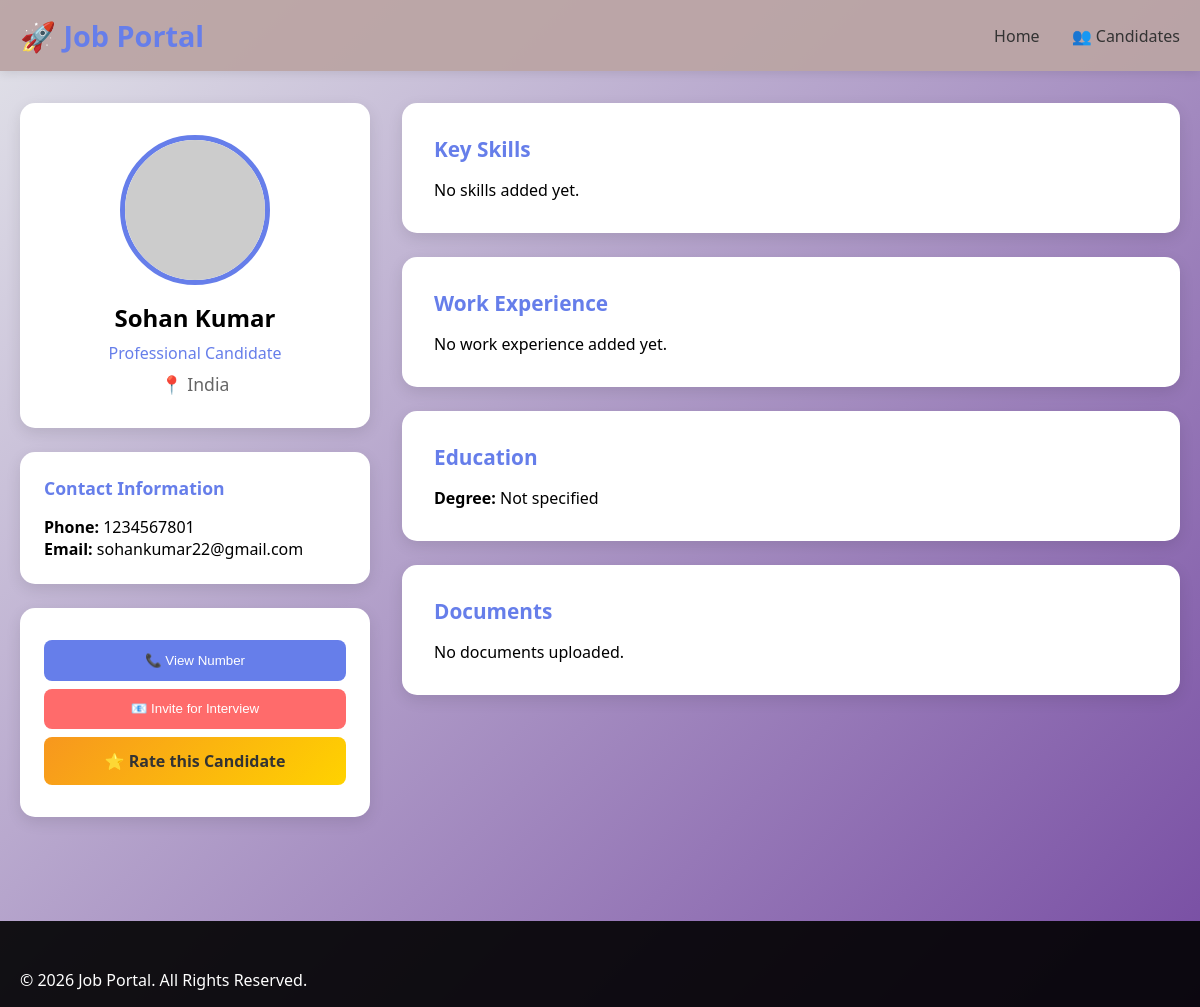
The app's page /profile/Sohan Kumar/ with its own data.
### jobs/models.py (models this page shows, shortened)
class UserProfile(models.Model):
    ROLE_CHOICES = [
        ('seeker', 'Job Seeker'),
        ('employer', 'Employer'),
    ]
    user = models.OneToOneField(
        User,
        on_delete=models.CASCADE,
        related_name="profile"
    )
    role = models.CharField(max_length=10, choices=ROLE_CHOICES)
    phone = models.CharField(max_length=15, blank=True)
    whatsapp = models.CharField(max_length=15, blank=True)
    resume = models.FileField(upload_to='resumes/', blank=True, null=True)
    company_name = models.CharField(max_length=200, blank=True)
    resume_headline = models.CharField(max_length=300, blank=True)
    key_skills = models.TextField(blank=True)
    employment = models.TextField(blank=True)
    degree = models.CharField(max_length=200, blank=True)
    education = models.TextField(blank=True)
    it_skills = models.TextField(blank=True)
    projects = models.TextField(blank=True)
    profile_summary = models.TextField(blank=True)
    accomplishments = models.TextField(blank=True)
    career_profile = models.TextField(blank=True)
    speaks = models.CharField(max_length=200, blank=True)
    location = models.CharField(max_length=200, blank=True)
    skills = models.TextField(blank=True)
    expected_salary = models.CharField(max_length=100, blank=True)
    aadhar_card = models.FileField(upload_to='documents/', blank=True, null=True)
    bank_documents = models.FileField(upload_to='documents/', blank=True, null=True)
    work_experience = models.TextField(blank=True)
    date_of_birth = models.DateField(null=True, blank=True)
    gender = models.CharField(max_length=10, blank=True)
    marital_status = models.CharField(max_length=20, blank=True)
    address = models.TextField(blank=True)

### jobs/views.py (the view)
# urls.py: path('profile/<str:username>/', views.seeker_profile, name='seeker_profile'),
def seeker_profile(request, username):
    user = get_object_or_404(User, username=username)
    profile = get_object_or_404(UserProfile, user=user, role='seeker')
    return render(request, 'seeker_profile.html', {
        'profile': profile
    })

### templates/seeker_profile.html (shortened to what this page needs)
{% load static %}
<!DOCTYPE html>
<html lang="en">
<head>
    <link rel="stylesheet" href="{% static 'css/style.css' %}">
</head>
<body>
    <header>
        <nav class="navbar">
            <div class="container">
                <h1 class="logo">🚀 Job Portal</h1>
                <ul class="nav-links">
                    <li><a href="/">Home</a></li>
                    <li><a href="{% url 'candidates_list' %}">👥 Candidates</a></li>
                </ul>
            </div>
        </nav>
    </header>
    <section class="profile-view-section">
        <div class="container">
            <div class="profile-layout">
                <div class="profile-sidebar">
                    <div class="profile-photo-box">
                        <div class="profile-photo">
                            {% if profile.profile_image %}
                            <img src="{{ profile.profile_image.url }}" alt="Profile Image">
                            {% else %}
                            <img src="https://ui-avatars.com/api/?name={{ profile.user.username }}&size=200&background=667eea&color=fff"
                                alt="Profile Image">
                            {% endif %}
                        </div>
                        <h2>{{ profile.user.get_full_name|default:profile.user.username }}</h2>
                        <p class="profile-headline">{{ profile.resume_headline|default:"Professional Candidate" }}</p>
                        <p class="profile-location">📍 {{ profile.location|default:"India" }}</p>
                    </div>
                    <div class="profile-contact-box">
                        <h3>Contact Information</h3>
                        <p><strong>Phone:</strong> {{ profile.phone|default:"Not provided" }}</p>
                        <p><strong>Email:</strong> {{ profile.user.email }}</p>
                    </div>
                    <div class="profile-actions-box">
                        {% if profile.phone %}
                        <button class="btn-action-full" onclick="alert('📞 Phone: {{ profile.phone }}')">📞 View
                            Number</button>
                        {% endif %}
                        <button class="btn-action-full btn-invite-full"
                            onclick="alert('📧 Email: {{ profile.user.email }}\n\nYou can send interview invitation to this email.')">📧
                            Invite for Interview</button>
                        <a href="{% url 'rating_options' %}" target="_blank" class="btn-action-full"
                            style="text-align:center; background: linear-gradient(135deg, #f7971e, #ffd200); color: #333; font-weight: 600;">⭐
                            Rate this Candidate</a>
                    </div>
                </div>
                <div class="profile-content">
                    <div class="content-box">
                        <h3>Key Skills</h3>
                        {% if profile.key_skills %}
                        <div class="skills-tags">
                            {% for skill in profile.key_skills.split %}
                            <span class="skill-tag">{{ skill }}</span>
                            {% endfor %}
                        </div>
                        {% else %}
                        <p>No skills added yet.</p>
                        {% endif %}
                    </div>
                    <div class="content-box">
                        <h3>Work Experience</h3>
                        {% if profile.employment %}
                        <p>{{ profile.employment|linebreaks }}</p>
                        {% else %}
                        <p>No work experience added yet.</p>
                        {% endif %}
                    </div>
                    <div class="content-box">
                        <h3>Education</h3>
                        <p><strong>Degree:</strong> {{ profile.degree|default:"Not specified" }}</p>
                    </div>
                    <div class="content-box">
                        <h3>Documents</h3>
                        {% if profile.resume %}
                        <p><a href="{{ profile.resume.url }}" target="_blank">Download Resume</a></p>
                        {% else %}
                        <p>No documents uploaded.</p>
                        {% endif %}
                    </div>
                </div>
            </div>
        </div>
    </section>
    <footer>
        <div class="container">
            <p>&copy; 2026 Job Portal. All Rights Reserved.</p>
        </div>
    </footer>
</body>
</html>

### static/css/style.css (style rules this page uses)
* { margin: 0; padding: 0; box-sizing: border-box; }
body { font-family: 'Segoe UI', Tahoma, Geneva, Verdana, sans-serif; background: linear-gradient(135deg, #e2e3e9 0%, #764ba2 100%); min-height: 100vh; }
.container { max-width: 1500px; margin: 0 auto; padding: 0 20px; }
.navbar { background: rgba(187, 165, 165, 0.95); padding: 1rem 0; box-shadow: 0 2px 10px rgba(0,0,0,0.1); }
.navbar .container { display: flex; justify-content: space-between; align-items: center; }
.logo { font-size: 1.8rem; color: #667eea; font-weight: bold; }
.nav-links { display: flex; list-style: none; gap: 2rem; }
.nav-links a { text-decoration: none; color: #333; font-weight: 500; transition: color 0.3s; }
footer { background: rgba(0,0,0,0.9); color: white; padding: 3rem 0 1rem; margin-top: 3rem; }
.profile-location { color: #666; font-size: 1.1rem; }
.profile-view-section { min-height: 80vh; padding: 2rem 0; }
.profile-layout { display: grid; grid-template-columns: 350px 1fr; gap: 2rem; }
.profile-sidebar { position: sticky; top: 20px; height: fit-content; }
.profile-photo-box { background: white; padding: 2rem; border-radius: 15px; text-align: center; margin-bottom: 1.5rem; box-shadow: 0 5px 15px rgba(0,0,0,0.1); }
.profile-photo { width: 150px; height: 150px; margin: 0 auto 1rem; border-radius: 50%; overflow: hidden; border: 5px solid #667eea; }
.profile-photo img { width: 100%; height: 100%; object-fit: cover; }
.profile-headline { color: #667eea; font-weight: 500; margin: 0.5rem 0; }
.profile-contact-box, .profile-rating-box, .profile-actions-box { background: white; padding: 1.5rem; border-radius: 15px; margin-bottom: 1.5rem; box-shadow: 0 5px 15px rgba(0,0,0,0.1); }
.profile-contact-box h3, .profile-rating-box h3 { color: #667eea; margin-bottom: 1rem; font-size: 1.1rem; }
.btn-action-full { display: block; width: 100%; padding: 0.8rem; margin: 0.5rem 0; background: #667eea; color: white; text-align: center; text-decoration: none; border: none; border-radius: 8px; cursor: pointer; transition: background 0.3s; }
.btn-invite-full { background: #ff6b6b; }
.profile-content { display: flex; flex-direction: column; gap: 1.5rem; }
.content-box { background: white; padding: 2rem; border-radius: 15px; box-shadow: 0 5px 15px rgba(0,0,0,0.1); }
.content-box h3 { color: #667eea; margin-bottom: 1rem; font-size: 1.3rem; }

### records on screen
UserProfile: user.get_full_name "Sohan Kumar", resume_headline "Professional Candidate", location "India", phone "1234567801", user.email "sohankumar22@gmail.com", degree "Not specified"
